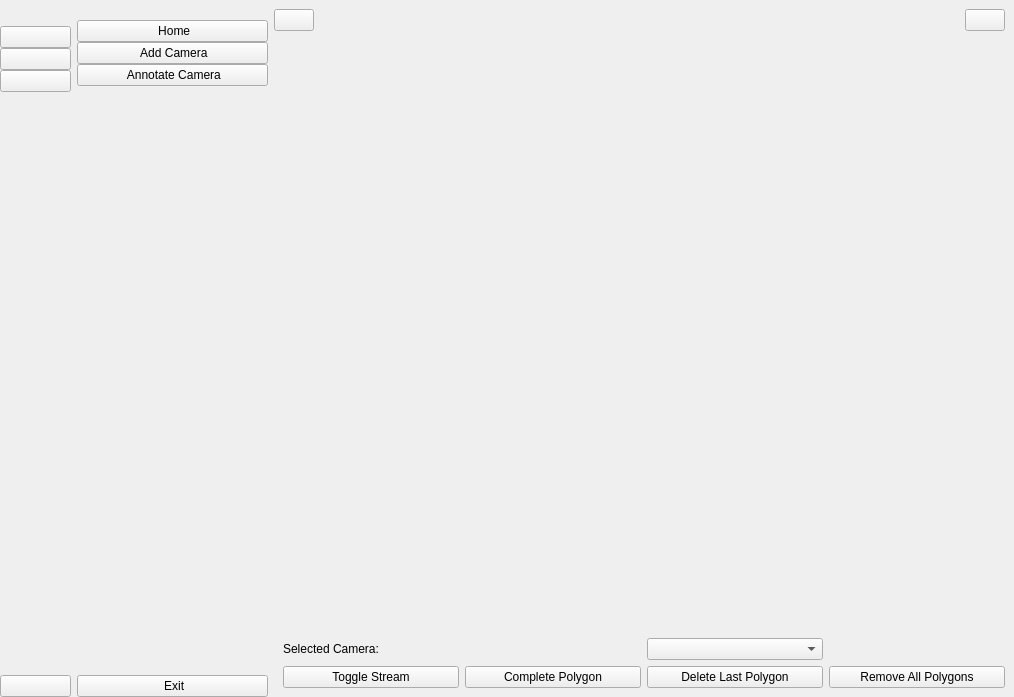
<?xml version="1.0" encoding="UTF-8"?>
<ui version="4.0">
 <class>MainWindow</class>
 <widget class="QMainWindow" name="MainWindow">
  <property name="geometry">
   <rect>
    <x>0</x>
    <y>0</y>
    <width>1014</width>
    <height>697</height>
   </rect>
  </property>
  <property name="windowTitle">
   <string>MainWindow</string>
  </property>
  <widget class="QWidget" name="centralwidget">
   <layout class="QGridLayout" name="gridLayout">
    <property name="leftMargin">
     <number>0</number>
    </property>
    <property name="topMargin">
     <number>0</number>
    </property>
    <property name="rightMargin">
     <number>0</number>
    </property>
    <property name="bottomMargin">
     <number>0</number>
    </property>
    <item row="0" column="0">
     <widget class="QWidget" name="icon_only_widget" native="true">
      <property name="minimumSize">
       <size>
        <width>0</width>
        <height>0</height>
       </size>
      </property>
      <property name="maximumSize">
       <size>
        <width>71</width>
        <height>16777215</height>
       </size>
      </property>
      <layout class="QVBoxLayout" name="verticalLayout_3">
       <property name="leftMargin">
        <number>0</number>
       </property>
       <property name="topMargin">
        <number>0</number>
       </property>
       <property name="rightMargin">
        <number>0</number>
       </property>
       <property name="bottomMargin">
        <number>0</number>
       </property>
       <item>
        <layout class="QHBoxLayout" name="horizontalLayout_2">
         <item>
          <spacer name="horizontalSpacer_3">
           <property name="orientation">
            <enum>Qt::Horizontal</enum>
           </property>
           <property name="sizeHint" stdset="0">
            <size>
             <width>18</width>
             <height>20</height>
            </size>
           </property>
          </spacer>
         </item>
         <item>
          <widget class="QLabel" name="logo_label_1">
           <property name="maximumSize">
            <size>
             <width>52</width>
             <height>50</height>
            </size>
           </property>
           <property name="text">
            <string/>
           </property>
           <property name="pixmap">
            <pixmap resource="resources.qrc">:/media/media/wiselens-logo.png</pixmap>
           </property>
           <property name="scaledContents">
            <bool>true</bool>
           </property>
          </widget>
         </item>
         <item>
          <spacer name="horizontalSpacer_4">
           <property name="orientation">
            <enum>Qt::Horizontal</enum>
           </property>
           <property name="sizeHint" stdset="0">
            <size>
             <width>18</width>
             <height>20</height>
            </size>
           </property>
          </spacer>
         </item>
        </layout>
       </item>
       <item>
        <layout class="QVBoxLayout" name="verticalLayout">
         <property name="spacing">
          <number>0</number>
         </property>
         <item>
          <widget class="QPushButton" name="home_btn_1">
           <property name="text">
            <string/>
           </property>
           <property name="icon">
            <iconset resource="resources.qrc">
             <normaloff>:/media/media/home.png</normaloff>:/media/media/home.png</iconset>
           </property>
           <property name="iconSize">
            <size>
             <width>30</width>
             <height>30</height>
            </size>
           </property>
           <property name="checkable">
            <bool>true</bool>
           </property>
           <property name="autoExclusive">
            <bool>true</bool>
           </property>
          </widget>
         </item>
         <item>
          <widget class="QPushButton" name="cam_btn_1">
           <property name="text">
            <string/>
           </property>
           <property name="icon">
            <iconset resource="resources.qrc">
             <normaloff>:/media/media/casino-cctv.png</normaloff>:/media/media/casino-cctv.png</iconset>
           </property>
           <property name="iconSize">
            <size>
             <width>30</width>
             <height>30</height>
            </size>
           </property>
           <property name="checkable">
            <bool>true</bool>
           </property>
           <property name="autoExclusive">
            <bool>true</bool>
           </property>
          </widget>
         </item>
         <item>
          <widget class="QPushButton" name="edit_btn_1">
           <property name="text">
            <string/>
           </property>
           <property name="icon">
            <iconset resource="resources.qrc">
             <normaloff>:/media/media/edit.png</normaloff>:/media/media/edit.png</iconset>
           </property>
           <property name="iconSize">
            <size>
             <width>24</width>
             <height>24</height>
            </size>
           </property>
           <property name="checkable">
            <bool>true</bool>
           </property>
           <property name="autoExclusive">
            <bool>true</bool>
           </property>
          </widget>
         </item>
        </layout>
       </item>
       <item>
        <spacer name="verticalSpacer">
         <property name="orientation">
          <enum>Qt::Vertical</enum>
         </property>
         <property name="sizeHint" stdset="0">
          <size>
           <width>20</width>
           <height>290</height>
          </size>
         </property>
        </spacer>
       </item>
       <item>
        <widget class="QPushButton" name="exit_btn_1">
         <property name="text">
          <string/>
         </property>
         <property name="icon">
          <iconset resource="resources.qrc">
           <normaloff>:/media/media/close.png</normaloff>:/media/media/close.png</iconset>
         </property>
         <property name="iconSize">
          <size>
           <width>24</width>
           <height>24</height>
          </size>
         </property>
         <property name="checkable">
          <bool>true</bool>
         </property>
         <property name="autoExclusive">
          <bool>true</bool>
         </property>
        </widget>
       </item>
      </layout>
     </widget>
    </item>
    <item row="0" column="2">
     <widget class="QWidget" name="widget" native="true">
      <layout class="QVBoxLayout" name="verticalLayout_5">
       <property name="leftMargin">
        <number>0</number>
       </property>
       <property name="topMargin">
        <number>0</number>
       </property>
       <property name="rightMargin">
        <number>0</number>
       </property>
       <property name="bottomMargin">
        <number>0</number>
       </property>
       <item>
        <widget class="QWidget" name="header_widget" native="true">
         <property name="minimumSize">
          <size>
           <width>0</width>
           <height>40</height>
          </size>
         </property>
         <layout class="QHBoxLayout" name="horizontalLayout_3">
          <property name="spacing">
           <number>0</number>
          </property>
          <property name="leftMargin">
           <number>0</number>
          </property>
          <property name="topMargin">
           <number>0</number>
          </property>
          <property name="rightMargin">
           <number>9</number>
          </property>
          <property name="bottomMargin">
           <number>0</number>
          </property>
          <item>
           <widget class="QPushButton" name="menu_btn">
            <property name="maximumSize">
             <size>
              <width>193</width>
              <height>16777215</height>
             </size>
            </property>
            <property name="text">
             <string/>
            </property>
            <property name="icon">
             <iconset resource="resources.qrc">
              <normaloff>:/media/media/menu.png</normaloff>:/media/media/menu.png</iconset>
            </property>
            <property name="iconSize">
             <size>
              <width>20</width>
              <height>20</height>
             </size>
            </property>
            <property name="checkable">
             <bool>true</bool>
            </property>
           </widget>
          </item>
          <item>
           <spacer name="horizontalSpacer">
            <property name="orientation">
             <enum>Qt::Horizontal</enum>
            </property>
            <property name="sizeHint" stdset="0">
             <size>
              <width>168</width>
              <height>20</height>
             </size>
            </property>
           </spacer>
          </item>
          <item>
           <spacer name="horizontalSpacer_2">
            <property name="orientation">
             <enum>Qt::Horizontal</enum>
            </property>
            <property name="sizeHint" stdset="0">
             <size>
              <width>168</width>
              <height>20</height>
             </size>
            </property>
           </spacer>
          </item>
          <item>
           <widget class="QPushButton" name="user_btn">
            <property name="text">
             <string/>
            </property>
            <property name="icon">
             <iconset>
              <normaloff>media/user.png</normaloff>media/user.png</iconset>
            </property>
            <property name="iconSize">
             <size>
              <width>20</width>
              <height>20</height>
             </size>
            </property>
           </widget>
          </item>
         </layout>
        </widget>
       </item>
       <item>
        <widget class="QStackedWidget" name="stackedWidget">
         <property name="currentIndex">
          <number>2</number>
         </property>
         <widget class="QWidget" name="homePage">
          <layout class="QGridLayout" name="gridLayout_6">
           <item row="0" column="0">
            <widget class="QLabel" name="label_7">
             <property name="font">
              <font>
               <pointsize>12</pointsize>
              </font>
             </property>
             <property name="text">
              <string>&lt;html&gt;&lt;head/&gt;&lt;body&gt;&lt;p align=&quot;center&quot;&gt;This is a 7 day free trail.&lt;/p&gt;&lt;p align=&quot;center&quot;&gt;Click on the User button on the top left to register a license.&lt;/p&gt;&lt;/body&gt;&lt;/html&gt;</string>
             </property>
            </widget>
           </item>
          </layout>
         </widget>
         <widget class="QWidget" name="camPage">
          <layout class="QGridLayout" name="gridLayout_3">
           <item row="0" column="0">
            <layout class="QVBoxLayout" name="verticalLayout_8">
             <item>
              <widget class="QLabel" name="label_3">
               <property name="font">
                <font>
                 <pointsize>12</pointsize>
                </font>
               </property>
               <property name="text">
                <string>&lt;html&gt;&lt;head/&gt;&lt;body&gt;&lt;p align=&quot;center&quot;&gt;To add a camera, &lt;/p&gt;&lt;p align=&quot;center&quot;&gt;enter camera name and it's IP address&lt;/p&gt;&lt;/body&gt;&lt;/html&gt;</string>
               </property>
              </widget>
             </item>
             <item>
              <layout class="QVBoxLayout" name="verticalLayout_7">
               <item>
                <layout class="QHBoxLayout" name="horizontalLayout_7">
                 <item>
                  <layout class="QHBoxLayout" name="horizontalLayout_4">
                   <item>
                    <widget class="QLabel" name="label_5">
                     <property name="font">
                      <font>
                       <pointsize>10</pointsize>
                      </font>
                     </property>
                     <property name="toolTip">
                      <string>&lt;html&gt;&lt;head/&gt;&lt;body&gt;&lt;p&gt;Enter your camera name below.&lt;br/&gt;eg. Cam-1&lt;/p&gt;&lt;/body&gt;&lt;/html&gt;</string>
                     </property>
                     <property name="text">
                      <string>Camera Name:</string>
                     </property>
                    </widget>
                   </item>
                   <item>
                    <widget class="QLineEdit" name="camnameLineEdit">
                     <property name="placeholderText">
                      <string>cam-1</string>
                     </property>
                    </widget>
                   </item>
                  </layout>
                 </item>
                 <item>
                  <layout class="QHBoxLayout" name="horizontalLayout_5">
                   <item>
                    <widget class="QLabel" name="label_4">
                     <property name="font">
                      <font>
                       <pointsize>10</pointsize>
                      </font>
                     </property>
                     <property name="toolTip">
                      <string>&lt;html&gt;&lt;head/&gt;&lt;body&gt;&lt;p&gt;Enter your camera IP address below in this format.&lt;/p&gt;&lt;p&gt;https://ipaddress:port/video&lt;/p&gt;&lt;/body&gt;&lt;/html&gt;</string>
                     </property>
                     <property name="whatsThis">
                      <string>&lt;html&gt;&lt;head/&gt;&lt;body&gt;&lt;p&gt;&lt;br/&gt;&lt;/p&gt;&lt;/body&gt;&lt;/html&gt;</string>
                     </property>
                     <property name="text">
                      <string>Camera IP Address:</string>
                     </property>
                    </widget>
                   </item>
                   <item>
                    <widget class="QLineEdit" name="camipLineEdit">
                     <property name="whatsThis">
                      <string>&lt;html&gt;&lt;head/&gt;&lt;body&gt;&lt;p&gt;Enter your camera IP address in this format. &lt;/p&gt;&lt;p&gt;https://ipaddress:port/video&lt;/p&gt;&lt;/body&gt;&lt;/html&gt;</string>
                     </property>
                     <property name="text">
                      <string/>
                     </property>
                     <property name="placeholderText">
                      <string>https://ip_address:port/video</string>
                     </property>
                    </widget>
                   </item>
                  </layout>
                 </item>
                 <item>
                  <widget class="QPushButton" name="addCamButton">
                   <property name="toolTip">
                    <string>&lt;html&gt;&lt;head/&gt;&lt;body&gt;&lt;p&gt;Add Camera&lt;/p&gt;&lt;/body&gt;&lt;/html&gt;</string>
                   </property>
                   <property name="styleSheet">
                    <string notr="true"/>
                   </property>
                   <property name="text">
                    <string/>
                   </property>
                   <property name="icon">
                    <iconset>
                     <normaloff>media/check.png</normaloff>media/check.png</iconset>
                   </property>
                   <property name="iconSize">
                    <size>
                     <width>32</width>
                     <height>32</height>
                    </size>
                   </property>
                  </widget>
                 </item>
                </layout>
               </item>
               <item>
                <layout class="QHBoxLayout" name="horizontalLayout_6">
                 <item>
                  <widget class="QTableWidget" name="camTableWidget"/>
                 </item>
                 <item>
                  <layout class="QVBoxLayout" name="verticalLayout_6">
                   <item>
                    <widget class="QPushButton" name="removeCamButton">
                     <property name="toolTip">
                      <string>&lt;html&gt;&lt;head/&gt;&lt;body&gt;&lt;p&gt;Remove Camera&lt;/p&gt;&lt;/body&gt;&lt;/html&gt;</string>
                     </property>
                     <property name="styleSheet">
                      <string notr="true"/>
                     </property>
                     <property name="text">
                      <string> Delete camera</string>
                     </property>
                     <property name="icon">
                      <iconset>
                       <normaloff>media/close.png</normaloff>media/close.png</iconset>
                     </property>
                     <property name="iconSize">
                      <size>
                       <width>22</width>
                       <height>22</height>
                      </size>
                     </property>
                    </widget>
                   </item>
                   <item>
                    <widget class="QPushButton" name="selectCamButton">
                     <property name="toolTip">
                      <string>&lt;html&gt;&lt;head/&gt;&lt;body&gt;&lt;p&gt;Annotate Camera&lt;/p&gt;&lt;/body&gt;&lt;/html&gt;</string>
                     </property>
                     <property name="styleSheet">
                      <string notr="true"/>
                     </property>
                     <property name="text">
                      <string>Select camera
 for Annotation</string>
                     </property>
                     <property name="iconSize">
                      <size>
                       <width>22</width>
                       <height>22</height>
                      </size>
                     </property>
                    </widget>
                   </item>
                  </layout>
                 </item>
                </layout>
               </item>
              </layout>
             </item>
            </layout>
           </item>
          </layout>
         </widget>
         <widget class="QWidget" name="editPage">
          <layout class="QGridLayout" name="gridLayout_2">
           <item row="2" column="1">
            <widget class="QPushButton" name="completePloygonButton">
             <property name="text">
              <string>Complete Polygon</string>
             </property>
            </widget>
           </item>
           <item row="2" column="2">
            <widget class="QPushButton" name="deleteLastPolygonButton">
             <property name="text">
              <string>Delete Last Polygon</string>
             </property>
            </widget>
           </item>
           <item row="2" column="0">
            <widget class="QPushButton" name="toggleStreamButton">
             <property name="text">
              <string>Toggle Stream</string>
             </property>
             <property name="checkable">
              <bool>true</bool>
             </property>
            </widget>
           </item>
           <item row="2" column="3">
            <widget class="QPushButton" name="removeAllPolygonsButton">
             <property name="text">
              <string>Remove All Polygons</string>
             </property>
            </widget>
           </item>
           <item row="1" column="0" colspan="2">
            <widget class="QLabel" name="selectedCamLabel">
             <property name="maximumSize">
              <size>
               <width>761253</width>
               <height>20</height>
              </size>
             </property>
             <property name="text">
              <string>Selected Camera: </string>
             </property>
            </widget>
           </item>
           <item row="0" column="0" colspan="4">
            <widget class="QLabel" name="camViewLabel">
             <property name="maximumSize">
              <size>
               <width>1280</width>
               <height>720</height>
              </size>
             </property>
             <property name="text">
              <string/>
             </property>
            </widget>
           </item>
           <item row="1" column="2">
            <widget class="QComboBox" name="aspectRatioComboBox">
             <property name="toolTip">
              <string>&lt;html&gt;&lt;head/&gt;&lt;body&gt;&lt;p&gt;Select aspect ratio for your camera&lt;/p&gt;&lt;/body&gt;&lt;/html&gt;</string>
             </property>
             <property name="editable">
              <bool>false</bool>
             </property>
             <property name="placeholderText">
              <string>Select Aspect Ratio</string>
             </property>
             <item>
              <property name="text">
               <string>4:3</string>
              </property>
             </item>
             <item>
              <property name="text">
               <string>16:9</string>
              </property>
             </item>
            </widget>
           </item>
          </layout>
         </widget>
         <widget class="QWidget" name="userPage_2">
          <layout class="QGridLayout" name="gridLayout_5">
           <item row="0" column="0">
            <widget class="QLabel" name="label_9">
             <property name="font">
              <font>
               <pointsize>12</pointsize>
              </font>
             </property>
             <property name="text">
              <string>&lt;html&gt;&lt;head/&gt;&lt;body&gt;&lt;p align=&quot;center&quot;&gt;This page is for user authentication&lt;/p&gt;&lt;/body&gt;&lt;/html&gt;</string>
             </property>
            </widget>
           </item>
          </layout>
         </widget>
        </widget>
       </item>
      </layout>
      <zorder>stackedWidget</zorder>
      <zorder>header_widget</zorder>
     </widget>
    </item>
    <item row="0" column="1">
     <widget class="QWidget" name="full_menu_widget" native="true">
      <property name="minimumSize">
       <size>
        <width>191</width>
        <height>0</height>
       </size>
      </property>
      <layout class="QVBoxLayout" name="verticalLayout_4">
       <property name="leftMargin">
        <number>0</number>
       </property>
       <property name="topMargin">
        <number>0</number>
       </property>
       <property name="rightMargin">
        <number>0</number>
       </property>
       <property name="bottomMargin">
        <number>0</number>
       </property>
       <item>
        <widget class="QLabel" name="logo_label_2">
         <property name="maximumSize">
          <size>
           <width>193</width>
           <height>50</height>
          </size>
         </property>
         <property name="text">
          <string/>
         </property>
         <property name="pixmap">
          <pixmap resource="resources.qrc">:/media/media/wiselens-logo-full.png</pixmap>
         </property>
         <property name="scaledContents">
          <bool>true</bool>
         </property>
        </widget>
       </item>
       <item>
        <layout class="QVBoxLayout" name="verticalLayout_2">
         <property name="spacing">
          <number>0</number>
         </property>
         <item>
          <widget class="QPushButton" name="home_btn_2">
           <property name="text">
            <string> Home</string>
           </property>
           <property name="icon">
            <iconset resource="resources.qrc">
             <normaloff>:/media/media/home.png</normaloff>:/media/media/home.png</iconset>
           </property>
           <property name="iconSize">
            <size>
             <width>30</width>
             <height>30</height>
            </size>
           </property>
           <property name="checkable">
            <bool>true</bool>
           </property>
           <property name="autoExclusive">
            <bool>true</bool>
           </property>
          </widget>
         </item>
         <item>
          <widget class="QPushButton" name="cam_btn_2">
           <property name="text">
            <string> Add Camera</string>
           </property>
           <property name="icon">
            <iconset resource="resources.qrc">
             <normaloff>:/media/media/casino-cctv.png</normaloff>:/media/media/casino-cctv.png</iconset>
           </property>
           <property name="iconSize">
            <size>
             <width>30</width>
             <height>30</height>
            </size>
           </property>
           <property name="checkable">
            <bool>true</bool>
           </property>
           <property name="autoExclusive">
            <bool>true</bool>
           </property>
          </widget>
         </item>
         <item>
          <widget class="QPushButton" name="edit_btn_2">
           <property name="maximumSize">
            <size>
             <width>16777215</width>
             <height>50</height>
            </size>
           </property>
           <property name="text">
            <string> Annotate Camera</string>
           </property>
           <property name="icon">
            <iconset resource="resources.qrc">
             <normaloff>:/media/media/edit.png</normaloff>:/media/media/edit.png</iconset>
           </property>
           <property name="iconSize">
            <size>
             <width>24</width>
             <height>24</height>
            </size>
           </property>
           <property name="checkable">
            <bool>true</bool>
           </property>
           <property name="autoExclusive">
            <bool>true</bool>
           </property>
          </widget>
         </item>
        </layout>
       </item>
       <item>
        <spacer name="verticalSpacer_2">
         <property name="orientation">
          <enum>Qt::Vertical</enum>
         </property>
         <property name="sizeHint" stdset="0">
          <size>
           <width>20</width>
           <height>291</height>
          </size>
         </property>
        </spacer>
       </item>
       <item>
        <widget class="QPushButton" name="exit_btn_2">
         <property name="text">
          <string> Exit</string>
         </property>
         <property name="icon">
          <iconset resource="resources.qrc">
           <normaloff>:/media/media/close.png</normaloff>:/media/media/close.png</iconset>
         </property>
         <property name="iconSize">
          <size>
           <width>24</width>
           <height>24</height>
          </size>
         </property>
         <property name="checkable">
          <bool>true</bool>
         </property>
         <property name="autoExclusive">
          <bool>true</bool>
         </property>
        </widget>
       </item>
      </layout>
     </widget>
    </item>
   </layout>
  </widget>
 </widget>
 <resources>
  <include location="resources.qrc"/>
 </resources>
 <connections>
  <connection>
   <sender>menu_btn</sender>
   <signal>toggled(bool)</signal>
   <receiver>icon_only_widget</receiver>
   <slot>setVisible(bool)</slot>
   <hints>
    <hint type="sourcelabel">
     <x>290</x>
     <y>14</y>
    </hint>
    <hint type="destinationlabel">
     <x>23</x>
     <y>262</y>
    </hint>
   </hints>
  </connection>
  <connection>
   <sender>menu_btn</sender>
   <signal>toggled(bool)</signal>
   <receiver>full_menu_widget</receiver>
   <slot>setHidden(bool)</slot>
   <hints>
    <hint type="sourcelabel">
     <x>301</x>
     <y>22</y>
    </hint>
    <hint type="destinationlabel">
     <x>230</x>
     <y>156</y>
    </hint>
   </hints>
  </connection>
  <connection>
   <sender>cam_btn_1</sender>
   <signal>toggled(bool)</signal>
   <receiver>cam_btn_2</receiver>
   <slot>setChecked(bool)</slot>
   <hints>
    <hint type="sourcelabel">
     <x>40</x>
     <y>134</y>
    </hint>
    <hint type="destinationlabel">
     <x>268</x>
     <y>132</y>
    </hint>
   </hints>
  </connection>
  <connection>
   <sender>edit_btn_1</sender>
   <signal>toggled(bool)</signal>
   <receiver>edit_btn_2</receiver>
   <slot>setChecked(bool)</slot>
   <hints>
    <hint type="sourcelabel">
     <x>40</x>
     <y>166</y>
    </hint>
    <hint type="destinationlabel">
     <x>263</x>
     <y>164</y>
    </hint>
   </hints>
  </connection>
  <connection>
   <sender>edit_btn_2</sender>
   <signal>toggled(bool)</signal>
   <receiver>edit_btn_1</receiver>
   <slot>setChecked(bool)</slot>
   <hints>
    <hint type="sourcelabel">
     <x>259</x>
     <y>164</y>
    </hint>
    <hint type="destinationlabel">
     <x>40</x>
     <y>166</y>
    </hint>
   </hints>
  </connection>
  <connection>
   <sender>cam_btn_2</sender>
   <signal>toggled(bool)</signal>
   <receiver>cam_btn_1</receiver>
   <slot>setChecked(bool)</slot>
   <hints>
    <hint type="sourcelabel">
     <x>243</x>
     <y>132</y>
    </hint>
    <hint type="destinationlabel">
     <x>53</x>
     <y>134</y>
    </hint>
   </hints>
  </connection>
  <connection>
   <sender>home_btn_1</sender>
   <signal>toggled(bool)</signal>
   <receiver>home_btn_2</receiver>
   <slot>setChecked(bool)</slot>
   <hints>
    <hint type="sourcelabel">
     <x>59</x>
     <y>62</y>
    </hint>
    <hint type="destinationlabel">
     <x>101</x>
     <y>66</y>
    </hint>
   </hints>
  </connection>
  <connection>
   <sender>home_btn_2</sender>
   <signal>toggled(bool)</signal>
   <receiver>home_btn_1</receiver>
   <slot>setChecked(bool)</slot>
   <hints>
    <hint type="sourcelabel">
     <x>86</x>
     <y>87</y>
    </hint>
    <hint type="destinationlabel">
     <x>55</x>
     <y>86</y>
    </hint>
   </hints>
  </connection>
  <connection>
   <sender>exit_btn_2</sender>
   <signal>clicked()</signal>
   <receiver>MainWindow</receiver>
   <slot>close()</slot>
   <hints>
    <hint type="sourcelabel">
     <x>213</x>
     <y>538</y>
    </hint>
    <hint type="destinationlabel">
     <x>271</x>
     <y>521</y>
    </hint>
   </hints>
  </connection>
  <connection>
   <sender>exit_btn_1</sender>
   <signal>clicked()</signal>
   <receiver>MainWindow</receiver>
   <slot>close()</slot>
   <hints>
    <hint type="sourcelabel">
     <x>65</x>
     <y>530</y>
    </hint>
    <hint type="destinationlabel">
     <x>74</x>
     <y>524</y>
    </hint>
   </hints>
  </connection>
 </connections>
</ui>
